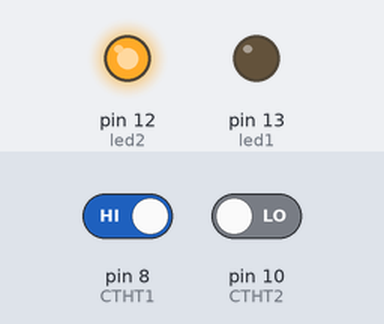
This sketch was run on a simulated Arduino Uno, built with avr-gcc and run on an emulated ATmega328P. Shown: output pins drawn as LEDs (lit = HIGH). Dashed ring = blinking. Inputs (shaded band) come from the test bench; at power-on: pin 8 (CTHT1) HIGH, pin 10 (CTHT2) LOW. What the sketch prints to the serial monitor is not drawn.

Above: at 12.8 s.
12.9 s: pin 8 (CTHT1) driven LOW
At 17.9 s:
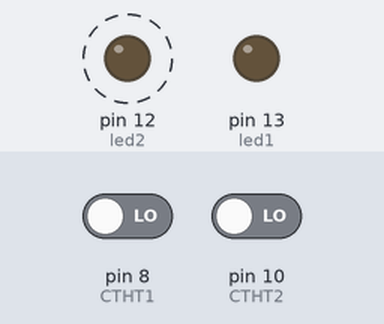
19.6 s: pin 10 (CTHT2) driven HIGH
At 20.4 s:
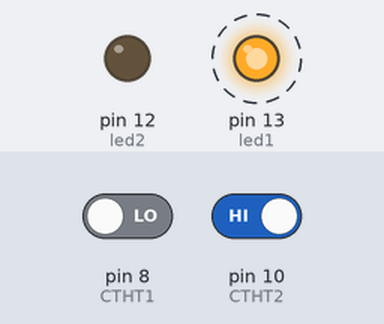
Timing chart, 0 to 32.3 s (numbered marks = the images above; inputs shaded):
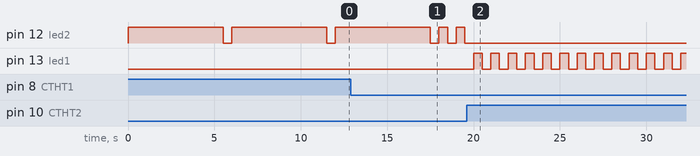

The sketch:

test_LED.ino
```cpp
#define CTHT1 8
#define CTHT2 10
#define led1 13
#define led2 12

int flag = 0;

void setup()
{
  Serial.begin(115200);
  pinMode(led1, OUTPUT);
  pinMode(led2, OUTPUT);
  digitalWrite(led1, LOW);
  digitalWrite(led2, LOW);
}

void loop()
{
  int a = digitalRead(CTHT1); //Read data from switch 1
  int b = digitalRead(CTHT2); //Read data from switch 2
  if ((a == LOW) && ( b == HIGH)) //Lưới đang ở vị trí 1, CTHT1 đc nhấn
  {
    flag = 1;
    digitalWrite(led1, HIGH);
    Serial.print("Lật lưới từ SW1 qua SW2");
    if ((a == HIGH) && (b == HIGH))
    {
      flag = 1;
      Serial.print("Lật lưới từ SW1 qua SW2 tiếp theo");
      delay(1000);
    }
  }
   if ((a == HIGH) && (b == LOW))
   {
     digitalWrite(led1, LOW);
     digitalWrite(led2, HIGH);
     delay(5000);
     flag = 2;
     Serial.print("Lật lưới từ SW2 qua SW1");
     if ((b == HIGH) && (a == HIGH))
     {
      flag = 2;
      Serial.print("Lật lưới từ SW2 qua SW1 tiếp theo");
      if ( (a == LOW) && (b  == HIGH))
      {
        return 0;
      }
     }
   }

   if (flag == 1)
   {
      digitalWrite(led1, HIGH);
      delay(500);
      digitalWrite(led1, LOW);
      delay(500);
   }
      if (flag == 2)
   {
      digitalWrite(led2, HIGH);
      delay(500);
      digitalWrite(led2, LOW);
      delay(500);
   }
  }
```

Measured:
- after the input at 19.6 s, pin 12 (led2): stops changing and stays LOW; pin 13 (led1): alternates HIGH for 0.50 s and LOW for 0.50 s, starting after 0.40 s
- by itself, pin 12 (led2): alternates HIGH for 5.5 s and LOW for 0.50 s
